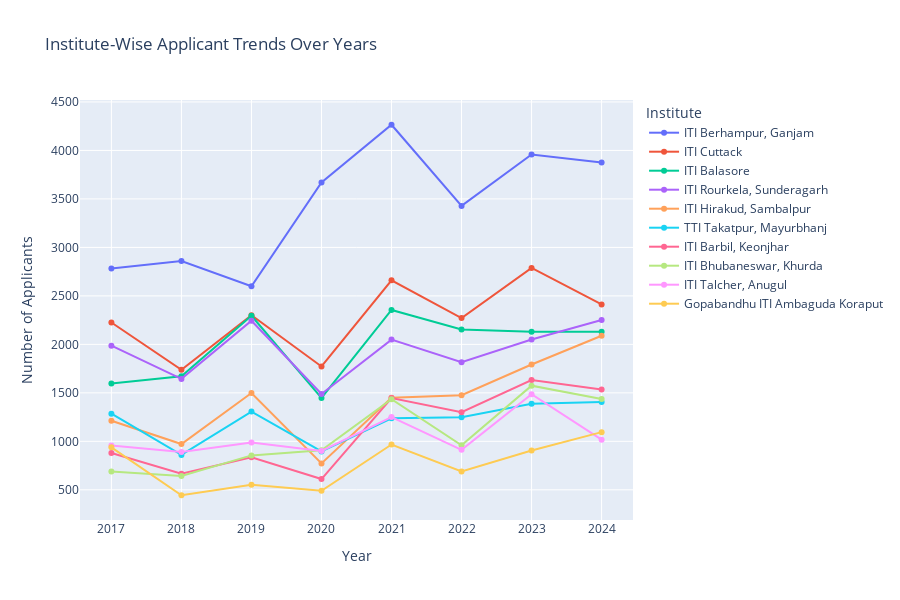

Notebook code cell kept with this figure:
### Markdown cell above
# Visualisation of both the rankings

### Code cell
import plotly.graph_objects as go

# Select top N institutes
top_n = 10
top_institutes = ranked_institute.head(top_n).set_index('Institute_Name')

# Identify year columns
year_columns = [col for col in top_institutes.columns if isinstance(col, int)]
years = sorted(year_columns)

# Create the figure
fig = go.Figure()

# Add a line for each institute
for institute in top_institutes.index:
    fig.add_trace(go.Scatter(
        x=years,
        y=top_institutes.loc[institute, years],
        mode='lines+markers',
        name=institute
    ))

# Customize layout
fig.update_layout(
    title="Institute-Wise Applicant Trends Over Years",
    xaxis_title="Year",
    yaxis_title="Number of Applicants",
    legend_title="Institute",
    height=600,
    hovermode="x unified"
)

#Show the plot
fig.show()

### Figure 1 — Plotly figure (JSON) as saved in the notebook; plotly's stock layout.template omitted (floating-point values rounded to 4 significant figures)
{"data": [{"mode": "lines+markers", "name": "ITI Berhampur, Ganjam", "type": "scatter", "x": [2017, 2018, 2019, 2020, 2021, 2022, 2023, 2024], "y": [2782, 2859, 2600, 3670, 4265, 3428, 3958, 3876]}, {"mode": "lines+markers", "name": "ITI Cuttack", "type": "scatter", "x": [2017, 2018, 2019, 2020, 2021, 2022, 2023, 2024], "y": [2226, 1738, 2300, 1772, 2661, 2271, 2788, 2412]}, {"mode": "lines+markers", "name": "ITI Balasore", "type": "scatter", "x": [2017, 2018, 2019, 2020, 2021, 2022, 2023, 2024], "y": [1597, 1671, 2295, 1448, 2355, 2153, 2130, 2129]}, {"mode": "lines+markers", "name": "ITI Rourkela, Sunderagarh", "type": "scatter", "x": [2017, 2018, 2019, 2020, 2021, 2022, 2023, 2024], "y": [1987, 1644, 2244, 1489, 2049, 1816, 2050, 2251]}, {"mode": "lines+markers", "name": "ITI Hirakud, Sambalpur", "type": "scatter", "x": [2017, 2018, 2019, 2020, 2021, 2022, 2023, 2024], "y": [1212, 972, 1499, 772, 1450, 1475, 1792, 2089]}, {"mode": "lines+markers", "name": "TTI Takatpur, Mayurbhanj", "type": "scatter", "x": [2017, 2018, 2019, 2020, 2021, 2022, 2023, 2024], "y": [1285, 860, 1307, 896, 1238, 1249, 1387, 1405]}, {"mode": "lines+markers", "name": "ITI Barbil, Keonjhar", "type": "scatter", "x": [2017, 2018, 2019, 2020, 2021, 2022, 2023, 2024], "y": [879, 665, 836, 611, 1446, 1300, 1632, 1535]}, {"mode": "lines+markers", "name": "ITI Bhubaneswar, Khurda", "type": "scatter", "x": [2017, 2018, 2019, 2020, 2021, 2022, 2023, 2024], "y": [689, 642, 855, 908, 1435, 959, 1574, 1436]}, {"mode": "lines+markers", "name": "ITI Talcher, Anugul", "type": "scatter", "x": [2017, 2018, 2019, 2020, 2021, 2022, 2023, 2024], "y": [957, 889, 989, 901, 1251, 912, 1486, 1017]}, {"mode": "lines+markers", "name": "Gopabandhu ITI Ambaguda Koraput", "type": "scatter", "x": [2017, 2018, 2019, 2020, 2021, 2022, 2023, 2024], "y": [938, 444, 551, 490, 967, 689, 906, 1095]}], "layout": {"height": 600, "hovermode": "x unified", "legend": {"title": {"text": "Institute"}}, "title": {"text": "Institute-Wise Applicant Trends Over Years"}, "xaxis": {"title": {"text": "Year"}}, "yaxis": {"title": {"text": "Number of Applicants"}}}}
